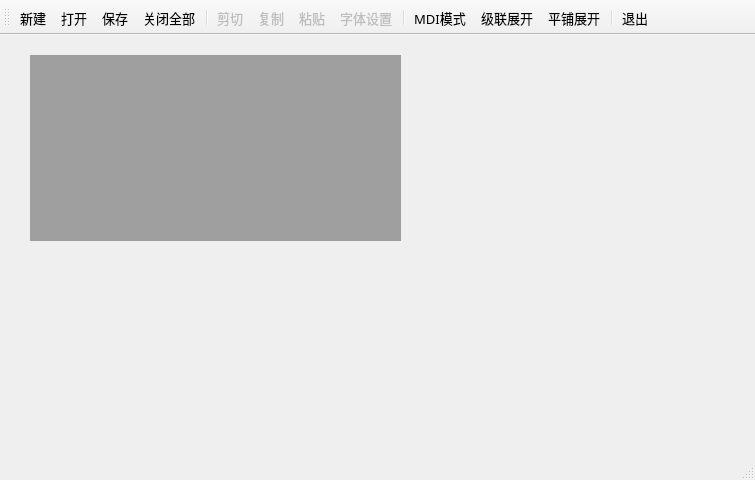
<?xml version="1.0" encoding="UTF-8"?>
<ui version="4.0">
 <class>MainWindow</class>
 <widget class="QMainWindow" name="MainWindow">
  <property name="geometry">
   <rect>
    <x>0</x>
    <y>0</y>
    <width>755</width>
    <height>480</height>
   </rect>
  </property>
  <property name="font">
   <font>
    <family>Hiragino Sans GB</family>
    <pointsize>10</pointsize>
   </font>
  </property>
  <property name="windowTitle">
   <string>MDI应用程序</string>
  </property>
  <widget class="QWidget" name="centralWidget">
   <widget class="QMdiArea" name="mdiArea">
    <property name="geometry">
     <rect>
      <x>30</x>
      <y>20</y>
      <width>371</width>
      <height>186</height>
     </rect>
    </property>
   </widget>
  </widget>
  <widget class="QToolBar" name="mainToolBar">
   <property name="autoFillBackground">
    <bool>true</bool>
   </property>
   <property name="toolButtonStyle">
    <enum>Qt::ToolButtonTextUnderIcon</enum>
   </property>
   <attribute name="toolBarArea">
    <enum>TopToolBarArea</enum>
   </attribute>
   <attribute name="toolBarBreak">
    <bool>false</bool>
   </attribute>
   <addaction name="actDoc_New"/>
   <addaction name="actDoc_Open"/>
   <addaction name="actDoc_Save"/>
   <addaction name="actCloseALL"/>
   <addaction name="separator"/>
   <addaction name="actCut"/>
   <addaction name="actCopy"/>
   <addaction name="actPaste"/>
   <addaction name="actFont"/>
   <addaction name="separator"/>
   <addaction name="actViewMode"/>
   <addaction name="actCascade"/>
   <addaction name="actTile"/>
   <addaction name="separator"/>
   <addaction name="actQuit"/>
  </widget>
  <widget class="QStatusBar" name="statusBar"/>
  <action name="actDoc_New">
   <property name="icon">
    <iconset resource="res.qrc">
     <normaloff>:/images/images/100.bmp</normaloff>:/images/images/100.bmp</iconset>
   </property>
   <property name="text">
    <string>新建</string>
   </property>
   <property name="toolTip">
    <string>新建文档窗口</string>
   </property>
   <property name="shortcut">
    <string>Ctrl+N</string>
   </property>
  </action>
  <action name="actQuit">
   <property name="icon">
    <iconset resource="res.qrc">
     <normaloff>:/images/images/132.bmp</normaloff>:/images/images/132.bmp</iconset>
   </property>
   <property name="text">
    <string>退出</string>
   </property>
   <property name="toolTip">
    <string>退出本系统</string>
   </property>
  </action>
  <action name="actDoc_Open">
   <property name="icon">
    <iconset resource="res.qrc">
     <normaloff>:/images/images/122.bmp</normaloff>:/images/images/122.bmp</iconset>
   </property>
   <property name="text">
    <string>打开</string>
   </property>
   <property name="toolTip">
    <string>打开文档</string>
   </property>
   <property name="shortcut">
    <string>Ctrl+O</string>
   </property>
  </action>
  <action name="actFont">
   <property name="enabled">
    <bool>false</bool>
   </property>
   <property name="icon">
    <iconset resource="res.qrc">
     <normaloff>:/images/images/506.bmp</normaloff>:/images/images/506.bmp</iconset>
   </property>
   <property name="text">
    <string>字体设置</string>
   </property>
   <property name="toolTip">
    <string>字体设置</string>
   </property>
  </action>
  <action name="actCut">
   <property name="enabled">
    <bool>false</bool>
   </property>
   <property name="icon">
    <iconset resource="res.qrc">
     <normaloff>:/images/images/200.bmp</normaloff>:/images/images/200.bmp</iconset>
   </property>
   <property name="text">
    <string>剪切</string>
   </property>
   <property name="toolTip">
    <string>剪切</string>
   </property>
   <property name="shortcut">
    <string>Ctrl+X</string>
   </property>
  </action>
  <action name="actCopy">
   <property name="enabled">
    <bool>false</bool>
   </property>
   <property name="icon">
    <iconset resource="res.qrc">
     <normaloff>:/images/images/202.bmp</normaloff>:/images/images/202.bmp</iconset>
   </property>
   <property name="text">
    <string>复制</string>
   </property>
   <property name="toolTip">
    <string>复制</string>
   </property>
   <property name="shortcut">
    <string>Ctrl+C</string>
   </property>
  </action>
  <action name="actPaste">
   <property name="enabled">
    <bool>false</bool>
   </property>
   <property name="icon">
    <iconset resource="res.qrc">
     <normaloff>:/images/images/204.bmp</normaloff>:/images/images/204.bmp</iconset>
   </property>
   <property name="text">
    <string>粘贴</string>
   </property>
   <property name="toolTip">
    <string>粘贴</string>
   </property>
   <property name="shortcut">
    <string>Ctrl+V</string>
   </property>
  </action>
  <action name="actViewMode">
   <property name="checkable">
    <bool>true</bool>
   </property>
   <property name="icon">
    <iconset resource="res.qrc">
     <normaloff>:/images/images/230.bmp</normaloff>:/images/images/230.bmp</iconset>
   </property>
   <property name="text">
    <string>MDI模式</string>
   </property>
   <property name="toolTip">
    <string>窗口模式或页面模式</string>
   </property>
  </action>
  <action name="actCascade">
   <property name="icon">
    <iconset resource="res.qrc">
     <normaloff>:/images/images/400.bmp</normaloff>:/images/images/400.bmp</iconset>
   </property>
   <property name="text">
    <string>级联展开</string>
   </property>
   <property name="toolTip">
    <string>窗口级联展开</string>
   </property>
  </action>
  <action name="actTile">
   <property name="icon">
    <iconset resource="res.qrc">
     <normaloff>:/images/images/406.bmp</normaloff>:/images/images/406.bmp</iconset>
   </property>
   <property name="text">
    <string>平铺展开</string>
   </property>
   <property name="toolTip">
    <string>窗口平铺展开</string>
   </property>
  </action>
  <action name="actCloseALL">
   <property name="icon">
    <iconset resource="res.qrc">
     <normaloff>:/images/images/128.bmp</normaloff>:/images/images/128.bmp</iconset>
   </property>
   <property name="text">
    <string>关闭全部</string>
   </property>
   <property name="toolTip">
    <string>关闭所有窗口</string>
   </property>
  </action>
  <action name="actDoc_Save">
   <property name="icon">
    <iconset resource="res.qrc">
     <normaloff>:/images/images/104.bmp</normaloff>:/images/images/104.bmp</iconset>
   </property>
   <property name="text">
    <string>保存</string>
   </property>
   <property name="toolTip">
    <string>保存修改</string>
   </property>
   <property name="shortcut">
    <string>Ctrl+S</string>
   </property>
  </action>
 </widget>
 <layoutdefault spacing="6" margin="11"/>
 <resources>
  <include location="res.qrc"/>
 </resources>
 <connections>
  <connection>
   <sender>actQuit</sender>
   <signal>triggered()</signal>
   <receiver>MainWindow</receiver>
   <slot>close()</slot>
   <hints>
    <hint type="sourcelabel">
     <x>-1</x>
     <y>-1</y>
    </hint>
    <hint type="destinationlabel">
     <x>373</x>
     <y>235</y>
    </hint>
   </hints>
  </connection>
 </connections>
</ui>
